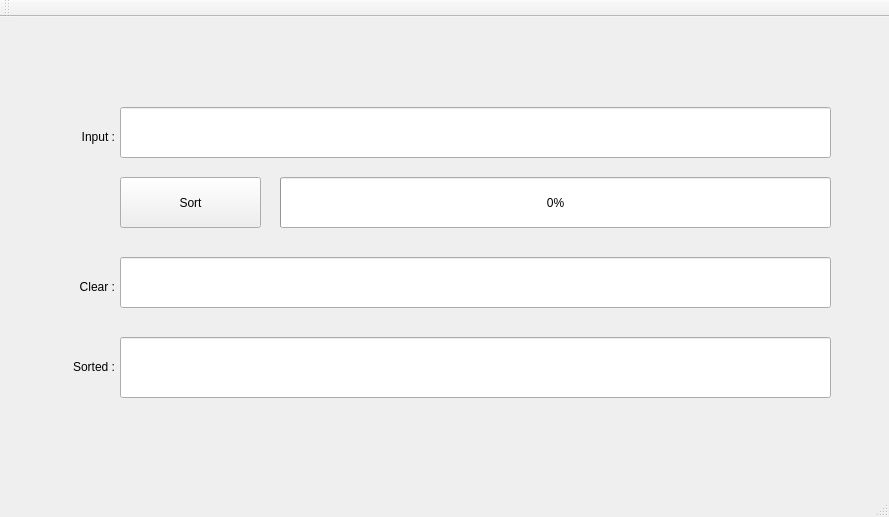
<?xml version="1.0" encoding="UTF-8"?>
<ui version="4.0">
 <class>SortingClass</class>
 <widget class="QMainWindow" name="SortingClass">
  <property name="geometry">
   <rect>
    <x>0</x>
    <y>0</y>
    <width>889</width>
    <height>517</height>
   </rect>
  </property>
  <property name="windowTitle">
   <string>Sorting</string>
  </property>
  <widget class="QWidget" name="centralWidget">
   <widget class="QLabel" name="label_back">
    <property name="geometry">
     <rect>
      <x>30</x>
      <y>40</y>
      <width>811</width>
      <height>381</height>
     </rect>
    </property>
    <property name="text">
     <string/>
    </property>
   </widget>
   <widget class="QLineEdit" name="Inp_box">
    <property name="geometry">
     <rect>
      <x>120</x>
      <y>90</y>
      <width>711</width>
      <height>51</height>
     </rect>
    </property>
   </widget>
   <widget class="QPushButton" name="Sort">
    <property name="geometry">
     <rect>
      <x>120</x>
      <y>160</y>
      <width>141</width>
      <height>51</height>
     </rect>
    </property>
    <property name="text">
     <string>Sort</string>
    </property>
   </widget>
   <widget class="QLineEdit" name="Clear_box">
    <property name="geometry">
     <rect>
      <x>120</x>
      <y>240</y>
      <width>711</width>
      <height>51</height>
     </rect>
    </property>
   </widget>
   <widget class="QLineEdit" name="Out_box">
    <property name="geometry">
     <rect>
      <x>120</x>
      <y>320</y>
      <width>711</width>
      <height>61</height>
     </rect>
    </property>
   </widget>
   <widget class="QLabel" name="label_2">
    <property name="geometry">
     <rect>
      <x>44</x>
      <y>110</y>
      <width>71</width>
      <height>20</height>
     </rect>
    </property>
    <property name="text">
     <string>Input :</string>
    </property>
    <property name="alignment">
     <set>Qt::AlignRight|Qt::AlignTrailing|Qt::AlignVCenter</set>
    </property>
   </widget>
   <widget class="QLabel" name="label_3">
    <property name="geometry">
     <rect>
      <x>44</x>
      <y>260</y>
      <width>71</width>
      <height>20</height>
     </rect>
    </property>
    <property name="text">
     <string>Clear :</string>
    </property>
    <property name="alignment">
     <set>Qt::AlignRight|Qt::AlignTrailing|Qt::AlignVCenter</set>
    </property>
   </widget>
   <widget class="QLabel" name="label_4">
    <property name="geometry">
     <rect>
      <x>44</x>
      <y>340</y>
      <width>71</width>
      <height>20</height>
     </rect>
    </property>
    <property name="text">
     <string>Sorted :</string>
    </property>
    <property name="alignment">
     <set>Qt::AlignRight|Qt::AlignTrailing|Qt::AlignVCenter</set>
    </property>
   </widget>
   <widget class="QProgressBar" name="progressBarr">
    <property name="geometry">
     <rect>
      <x>280</x>
      <y>160</y>
      <width>551</width>
      <height>51</height>
     </rect>
    </property>
    <property name="value">
     <number>0</number>
    </property>
   </widget>
  </widget>
  <widget class="QMenuBar" name="menuBar">
   <property name="geometry">
    <rect>
     <x>0</x>
     <y>0</y>
     <width>889</width>
     <height>26</height>
    </rect>
   </property>
  </widget>
  <widget class="QToolBar" name="mainToolBar">
   <attribute name="toolBarArea">
    <enum>TopToolBarArea</enum>
   </attribute>
   <attribute name="toolBarBreak">
    <bool>false</bool>
   </attribute>
  </widget>
  <widget class="QStatusBar" name="statusBar"/>
 </widget>
 <layoutdefault spacing="6" margin="11"/>
 <resources>
  <include location="Sorting.qrc"/>
 </resources>
 <connections/>
</ui>
